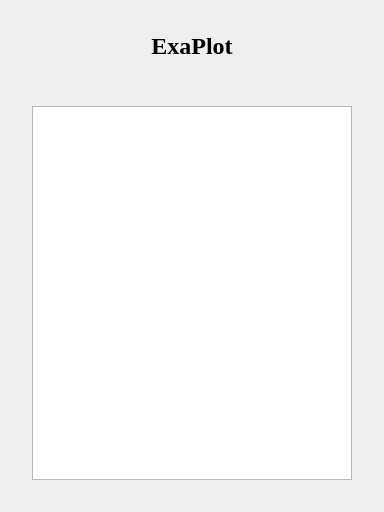
<?xml version="1.0" encoding="UTF-8"?>
<ui version="4.0">
 <class>AboutDialog</class>
 <widget class="QDialog" name="AboutDialog">
  <property name="geometry">
   <rect>
    <x>0</x>
    <y>0</y>
    <width>384</width>
    <height>512</height>
   </rect>
  </property>
  <property name="windowTitle">
   <string>About</string>
  </property>
  <layout class="QVBoxLayout" name="layout">
   <property name="leftMargin">
    <number>32</number>
   </property>
   <property name="topMargin">
    <number>32</number>
   </property>
   <property name="rightMargin">
    <number>32</number>
   </property>
   <property name="bottomMargin">
    <number>32</number>
   </property>
   <item>
    <widget class="QLabel" name="label_name">
     <property name="font">
      <font>
       <family>Times New Roman</family>
       <pointsize>18</pointsize>
       <bold>true</bold>
      </font>
     </property>
     <property name="text">
      <string>ExaPlot</string>
     </property>
     <property name="alignment">
      <set>Qt::AlignCenter</set>
     </property>
    </widget>
   </item>
   <item>
    <widget class="QLabel" name="label_version">
     <property name="alignment">
      <set>Qt::AlignCenter</set>
     </property>
    </widget>
   </item>
   <item>
    <widget class="QLabel" name="label_icon">
     <property name="pixmap">
      <pixmap resource="../resources.qrc">:/res/logo.png</pixmap>
     </property>
     <property name="alignment">
      <set>Qt::AlignCenter</set>
     </property>
    </widget>
   </item>
   <item>
    <widget class="QPlainTextEdit" name="plainTextEdit_attributions">
     <property name="font">
      <font>
       <pointsize>9</pointsize>
      </font>
     </property>
     <property name="readOnly">
      <bool>true</bool>
     </property>
     <property name="plainText">
      <string/>
     </property>
     <property name="textInteractionFlags">
      <set>Qt::TextBrowserInteraction</set>
     </property>
    </widget>
   </item>
  </layout>
 </widget>
 <resources>
  <include location="../resources.qrc"/>
 </resources>
 <connections/>
</ui>
